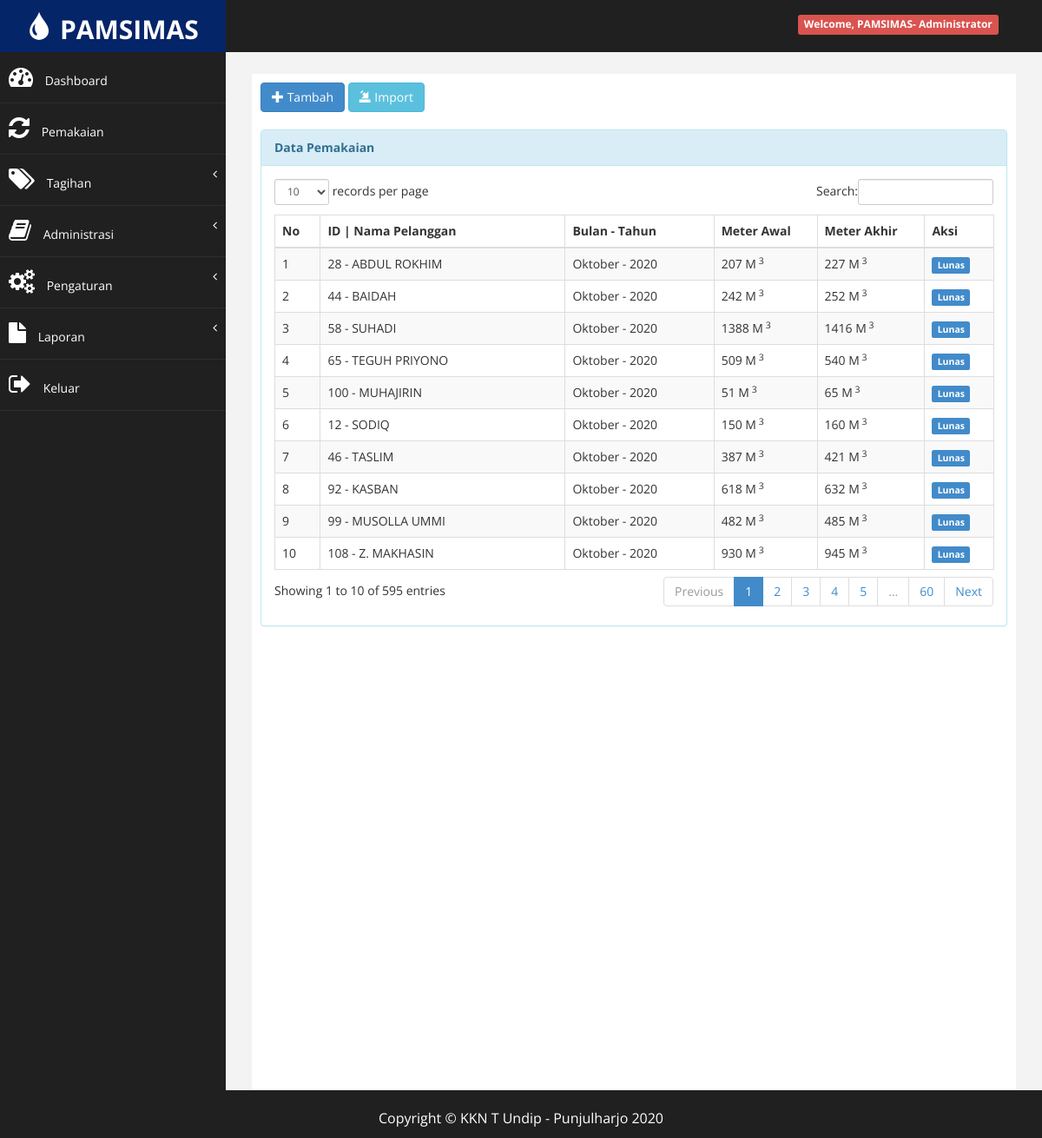
Screenshot of /?halaman=pakai_tampil (signed in) with the database file from the repository.
### tables this page shows
CREATE TABLE `tb_pelanggan` (
  `id_pelanggan` char(15) NOT NULL,
  `nama_pelanggan` varchar(20) NOT NULL,
  `alamat` varchar(40) NOT NULL,
  `no_hp` char(15) NOT NULL,
  `status` char(10) NOT NULL DEFAULT 'Aktif',
  `id_layanan` int(11) NOT NULL
);

CREATE TABLE `tb_bulan` (
  `id_bulan` char(3) NOT NULL,
  `nama_bulan` varchar(10) NOT NULL
);

CREATE TABLE `tb_pakai` (
  `id_pakai` char(11) NOT NULL,
  `id_pelanggan` char(15) NOT NULL,
  `bulan` char(3) NOT NULL,
  `tahun` char(4) NOT NULL,
  `awal` int(11) NOT NULL DEFAULT 0,
  `akhir` int(11) NOT NULL,
  `pakai` int(11) NOT NULL
);

### super/pakai/pakai_tampil.php (the view, shortened to what this page needs)
<div class="row">
                <div class="col-md-12">
                    <a href="?halaman=pakai_tambah" class="btn btn-primary"><i class="glyphicon glyphicon-plus"></i> Tambah</a>
                    <a href="?halaman=pakai_import" class="btn btn-info btn-primary"><i class="glyphicon glyphicon-import"></i> Import</a>
                    <br><br>
                    <div class="panel panel-info">
                        <div class="panel-heading">
                             <b>Data Pemakaian</b>
                        </div>
                        <div class="panel-body">
                            <div class="table-responsive">
                                <table class="table table-striped table-bordered table-hover" id="dataTables-example">
                                    <thead>
                                        <tr>
                                            <th>No</th>
                                            <th>ID | Nama Pelanggan</th>
                                            <th>Bulan - Tahun</th>
                                            <th>Meter Awal</th>
                                            <th>Meter Akhir</th>
                                            <th>Aksi</th>
                                        </tr>
                                    </thead>
                                    <tbody>
                                    <?php
$no = 1;
$sql = $koneksi->query("SELECT p.id_pelanggan, p.nama_pelanggan, k.id_pakai, k.tahun, k.awal, k.akhir, b.nama_bulan, t.status
                                    from tb_pelanggan p inner join tb_pakai k on p.id_pelanggan=k.id_pelanggan
                                    inner join tb_tagihan t on k.id_pakai=t.id_pakai
                                    inner join tb_bulan b on k.bulan=b.id_bulan
                                    order by tahun desc, id_bulan desc");
while ($data = $sql->fetch_assoc()) {
    ?>
                                    <tr>
                                        <td><?php echo $no++; ?></td>
                                        <td><?php echo $data['id_pelanggan']; ?> - <?php echo $data['nama_pelanggan']; ?></td>
                                        <td><?php echo $data['nama_bulan']; ?> - <?php echo $data['tahun']; ?></td>
                                        <td><?php echo $data['awal']; ?> M<sup> 3</sup></td>
                                        <td><?php echo $data['akhir']; ?> M<sup> 3</sup></td>
                                        <td>
                                            <?php $stt = $data['status']?>
                                            <?php if ($stt == 'Belum Bayar') {?>
                                                <a href="?halaman=pakai_hapus&kode=<?php echo $data['id_pakai']; ?>" onclick="return confirm('Apakah anda yakin hapus data ini ?')" title="Hapus" class="btn btn-danger"><i class="glyphicon glyphicon-trash"></i></a>
                                            <?php } elseif ($stt == 'Lunas') {?>
                                                <span class="label label-primary">Lunas</span>
                                            </td>
                                            <?php }?>
                                    </tr>
                                    <?php
}
?>
                                    </tbody>
                                    </div>
                                </div>
                            </div>
                        </div>
                    </div>
                </div>

### index.php (shortened to what this page needs)
	<?php
if (isset($_SESSION["ses_username"]) == "") {
    echo "<meta http-equiv='refresh' content='0;url=login'>";
} else {
    $data_nama_lengkap = $_SESSION["ses_nama"];
    $data_level = $_SESSION["ses_level"];
}
include "inc/koneksi.php";
?>
<!DOCTYPE html>
<html xmlns="http://www.w3.org/1999/xhtml">
<head>
	<link href="assets/css/bootstrap.css" rel="stylesheet" />
	<link href="assets/css/font-awesome.css" rel="stylesheet" />
	<link href="assets/css/custom.css" rel="stylesheet" />
	<link rel="stylesheet" href="dist/css/select2.min.css" />
	<link href="assets/js/dataTables/dataTables.bootstrap.css" rel="stylesheet" />
	<link rel="stylesheet" href="dist/swal/sweetalert2.min.css">
</head>
<body>
	<div id="wrapper">
		<nav class="navbar navbar-default navbar-cls-top " role="navigation" style="margin-bottom: 0">
			<div class="navbar-header">
				<a href="http://localhost/pamsimas_punjulharjo" class="navbar-brand">
					<i class="glyphicon glyphicon-tint"> </i> PAMSIMAS </a>
			</div>
			<div style="color: white;
padding: 15px 50px 5px 50px;
float: right;
font-size: 16px;">
				<span class="label label-danger">Welcome,
					<?php echo $data_nama_lengkap; ?>-
					<?php echo $data_level; ?>
				</span>
		</nav>
		<nav class="navbar-default navbar-side" role="navigation">
			<div class="sidebar-collapse">
				<ul class="nav" id="main-menu">
					<?php
if ($data_level == "Administrator") {
    ?>
						<li>
							<a href="?halaman=home_sa">
								<i class="fa fa-dashboard fa-2x"></i> Dashboard</a>
						</li>
						<li>
							<a href="?halaman=pakai_tampil">
								<i class="fa fa-refresh fa-2x"></i> Pemakaian</a>
						</li>
						<li>
							<a href="#">
								<i class="fa fa-tags fa-2x"></i> Tagihan
								<span class="fa arrow"></span>
							</a>
						</li>
						<li>
							<a href="#">
								<i class="fa fa-book fa-2x"></i> Administrasi
								<span class="fa arrow"></span>
							</a>
						</li>
						<li>
							<a href="#">
								<i class="fa fa-cogs fa-2x"></i> Pengaturan
								<span class="fa arrow"></span>
							</a>
						</li>
						<li>
							<a href="#">
								<i class="fa fa-file fa-2x"></i> Laporan
								<span class="fa arrow"></span>
							</a>
						</li>
					<?php
}
?>
					<li>
						<a href="logout" onclick="return confirm('Apakah anda yakin ingin keluar dari aplikasi ini ?')">
							<i class="fa fa-sign-out fa-2x"></i> Keluar</a>
					</li>
				</ul>
			</div>
		</nav>
		<div id="page-wrapper">
			<div id="page-inner">
				<div class="row">
					<div class="col-md-12">
<div class="footer">
  <p>Copyright © KKN T Undip - Punjulharjo 2020</p>
</div>
						<?php
if (isset($_GET['halaman'])) {
    $hal = $_GET['halaman'];
    switch ($hal) {
        case 'pakai_tampil':
            include "super/pakai/pakai_tampil.php";
            break;
    }
}
?>
					</div>
				</div>
</body>
</html>

### assets/css/custom.css (style rules this page uses)
body { font-family: "Open Sans", sans-serif; }
#wrapper { width: 100%; background: #202020; }
#page-wrapper { padding: 15px 15px; min-height: 600px; background: #f3f3f3; }
#page-inner { width: 100%; margin: 10px 20px 10px 0px; background-color: #fff !important; padding: 10px; min-height: 1200px; }
p { font-size: 16px; line-height: 25px; padding-top: 20px; }
.navbar-cls-top .navbar-brand { color: #fff; background: #052569; width: 260px; text-align: center; height: 60px; font-size: 30px; font-weight: 700; }
.arrow { float: right; }
.fa.arrow:before { content: "\f104"; }
.sidebar-collapse, .sidebar-collapse .nav { background: none; }
.sidebar-collapse .nav { padding: 0; }
.sidebar-collapse .nav > li > a { color: #fff; background: #202020; text-shadow: none; }
.sidebar-collapse > .nav > li > a { padding: 15px 10px; }
.sidebar-collapse > .nav > li { border-bottom: 1px solid rgba(107, 108, 109, 0.19); }
.navbar-side { border: none; background-color: #202020; }
.navbar-cls-top { background: #202020; border-bottom: none; }
.navbar-default { border: 0px solid black; }
.navbar-header { background: #052569; }
.nav > li > a > i { margin-right: 10px; }
@media (min-width: 768px) { #page-wrapper { margin: 0 0 0 260px; padding: 15px 30px; min-height: 1200px; } }
@media (min-width: 768px) { .navbar-side { z-index: 1; position: absolute; width: 260px; } }
@media (min-width: 768px) { .navbar { border-radius: 0px; } }

### index.php (style rules this page uses)
.footer { position: fixed; left: 0; bottom: 0; width: 100%; background-color: #202020; color: white; text-align: center; }

### rows the page displays
tb_pelanggan: id_pelanggan "28", nama_pelanggan "ABDUL ROKHIM", tb_bulan.nama_bulan "Oktober", tb_pakai.tahun "2020", tb_pakai.awal "207", tb_pakai.akhir "227"
tb_pelanggan: id_pelanggan "44", nama_pelanggan "BAIDAH", tb_bulan.nama_bulan "Oktober", tb_pakai.tahun "2020", tb_pakai.awal "242", tb_pakai.akhir "252"
tb_pelanggan: id_pelanggan "58", nama_pelanggan "SUHADI", tb_bulan.nama_bulan "Oktober", tb_pakai.tahun "2020", tb_pakai.awal "1388", tb_pakai.akhir "1416"
tb_pelanggan: id_pelanggan "65", nama_pelanggan "TEGUH PRIYONO", tb_bulan.nama_bulan "Oktober", tb_pakai.tahun "2020", tb_pakai.awal "509", tb_pakai.akhir "540"
tb_pelanggan: id_pelanggan "100", nama_pelanggan "MUHAJIRIN", tb_bulan.nama_bulan "Oktober", tb_pakai.tahun "2020", tb_pakai.awal "51", tb_pakai.akhir "65"
tb_pelanggan: id_pelanggan "12", nama_pelanggan "SODIQ", tb_bulan.nama_bulan "Oktober", tb_pakai.tahun "2020", tb_pakai.awal "150", tb_pakai.akhir "160"
tb_pelanggan: id_pelanggan "46", nama_pelanggan "TASLIM", tb_bulan.nama_bulan "Oktober", tb_pakai.tahun "2020", tb_pakai.awal "387", tb_pakai.akhir "421"
tb_pelanggan: id_pelanggan "92", nama_pelanggan "KASBAN", tb_bulan.nama_bulan "Oktober", tb_pakai.tahun "2020", tb_pakai.awal "618", tb_pakai.akhir "632"
tb_pelanggan: id_pelanggan "99", nama_pelanggan "MUSOLLA UMMI", tb_bulan.nama_bulan "Oktober", tb_pakai.tahun "2020", tb_pakai.awal "482", tb_pakai.akhir "485"
tb_pelanggan: id_pelanggan "108", nama_pelanggan "Z. MAKHASIN", tb_bulan.nama_bulan "Oktober", tb_pakai.tahun "2020", tb_pakai.awal "930", tb_pakai.akhir "945"

### other values shown
$data_nama_lengkap "PAMSIMAS"
$data_level "Administrator"
